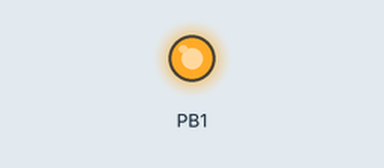
Bench run of a sketch on a simulated ATtiny85, built with avr-gcc and run on an emulated ATtiny85. Shown: output pins drawn as LEDs (lit = HIGH). Dashed ring = blinking.

Above: at 0.1 s.
At 0.5 s:
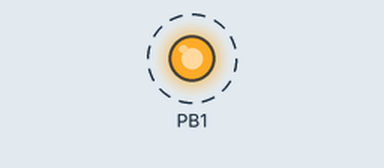
Timing chart, 0 to 3.3 s (numbered marks = the images above):
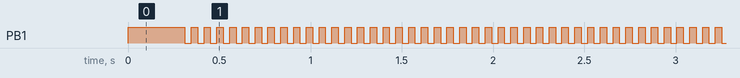

Measured:
- by itself, PB1: alternates HIGH for 0.04 s and LOW for 0.04 s

The sketch:

openlink.ino
```cpp
#include "DigiKeyboard.h"

void setup() {

pinMode(1, OUTPUT);

digitalWrite(1, HIGH);


  DigiKeyboard.sendKeyStroke(0);
  DigiKeyboard.delay(50);


  DigiKeyboard.sendKeyStroke(KEY_R, MOD_GUI_LEFT);
  DigiKeyboard.delay(50);


  DigiKeyboard.print("https://aparat.com");
  DigiKeyboard.delay(60);


  DigiKeyboard.sendKeyStroke(KEY_ENTER);
  DigiKeyboard.delay(80);
}

void loop() {
digitalWrite(1, HIGH);
  delay(35);
  digitalWrite(1, LOW);
  delay(35);


}
```
